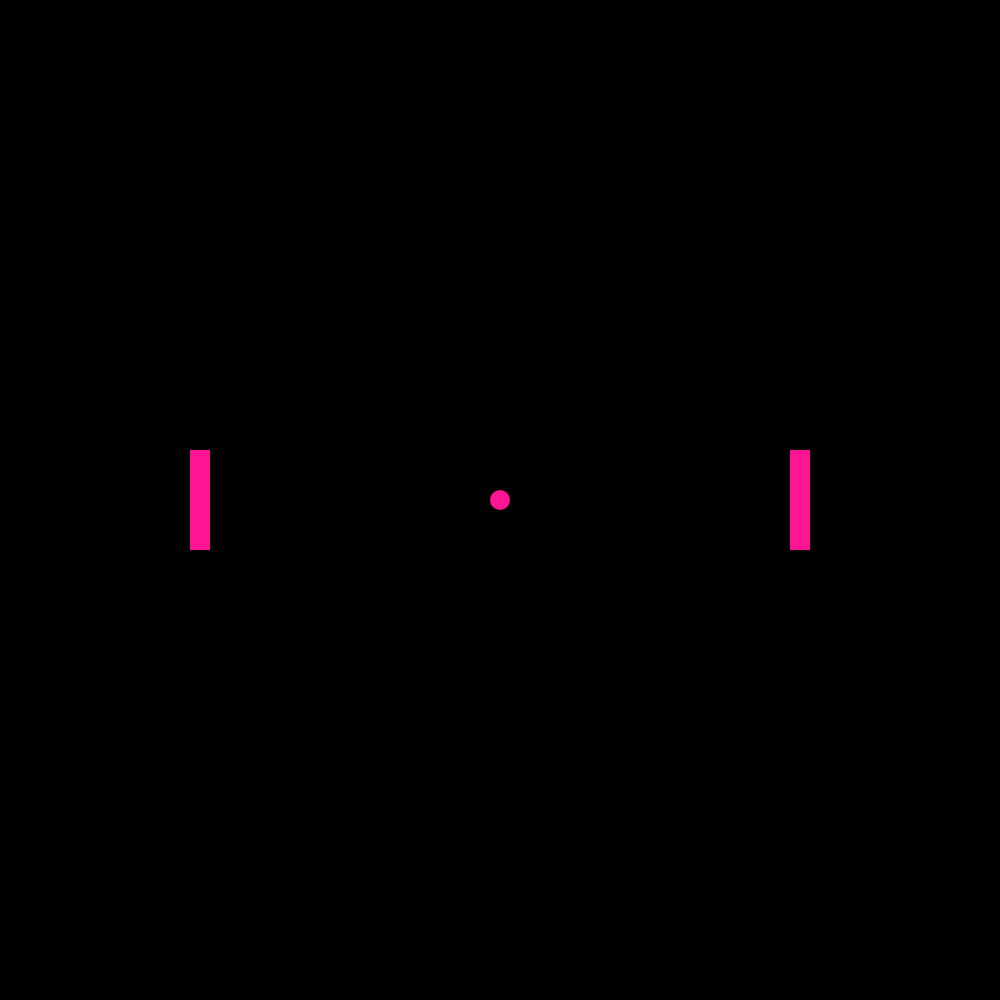
Frame 1 (no input)
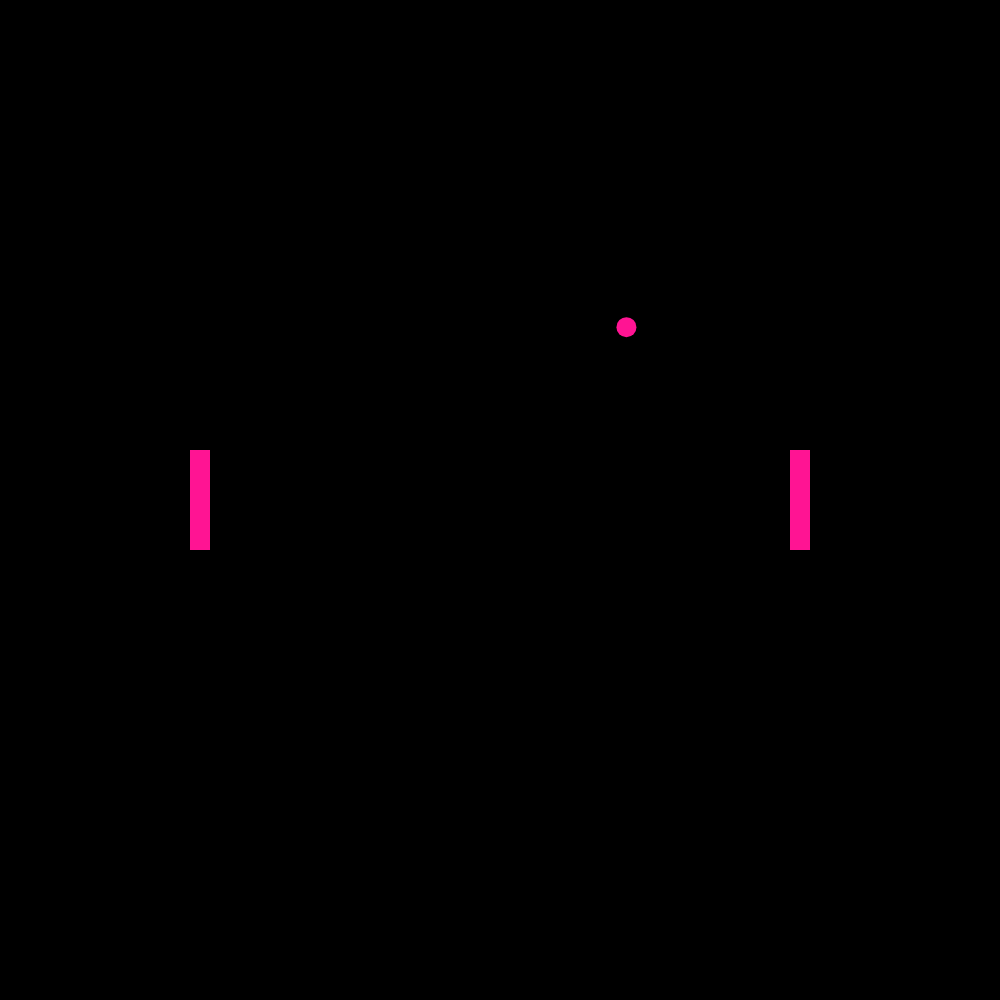
Frame 60 (no input)
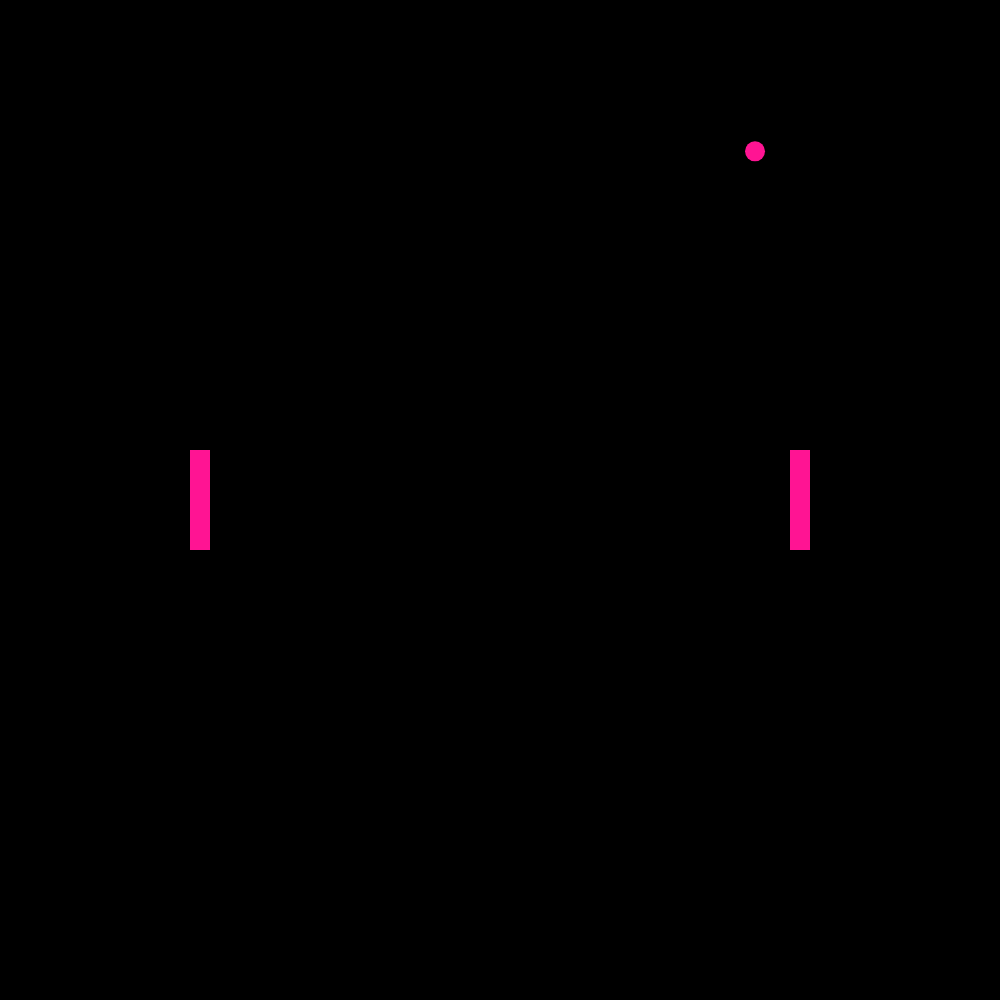
Frame 120 (the mouse pressed at the canvas centre since frame 60)

The p5.js sketch that drew these frames (run headless with seeded random() and noise() and a simulated clock; from frame 60 on, the mouse is pressed at the canvas centre):

// p5.js sketch
// ── sketch.js
let bx, by, bWidth, bHeight;
let ballSpeedX, ballSpeedY, ballVelocityX, ballVelocityY;
let player1, player2;

function setup() {
    createCanvas(1000, 1000);
    background(0);
    rectMode(CENTER);
    bx = width / 2;
    by = height / 2;
    bHeight = 20;
    bWidth = 20;
    ballSpeedX = 5;
    ballSpeedY = 5;
    ballVelocityX = random(-ballSpeedX,ballSpeedX);
    ballVelocityY = random(-ballSpeedY,ballSpeedY);

    player1 = new Paddle(width * 0.2, height / 2, 87, 83); 
    player2 = new Paddle(width * 0.8, height / 2, 73, 75); // ChatGPT taught me about keycodes lol
}

function draw() {
    background(0);
    fill(color(255, 20, 147));
    noStroke();
    ellipse(bx, by, bWidth, bHeight);

    fill(color(255, 20, 147));
    player1.display();
    player1.keyControl();

    fill(color(255, 20, 147));
    player2.display();
    player2.keyControl();

    bx += ballVelocityX;
    by += ballVelocityY;


    if (bx< player1.localLx + player1.widthP / 2 && by > player1.localLy - player1.heightP / 2 && by < player1.localLy + player1.heightP / 2) {
        if (bx<= player1.localLx + player1.widthP / 2 && bx>= player1.localLx) {
            ballVelocityX *= -1;
        }
    }

    if (bx> player2.localLx - player2.widthP / 2 && by > player2.localLy - player2.heightP / 2 && by < player2.localLy + player2.heightP / 2) {
        if (bx>= player2.localLx - player2.widthP / 2 && bx<= player2.localLx) {
            ballVelocityX *= -1;
        }
    }

    if (bx < 0 || bx > width) {

        //back to the middle
        bx = width / 2;
        by = height / 2;

        //different vector every time
        ballVelocityX = random(-ballSpeedX,ballSpeedX);
        ballVelocityY = random(-ballSpeedY,ballSpeedY);
    }
}

class Paddle {
    constructor(lx, ly, upKey, downKey) {
        this.widthP = 20;
        this.heightP = 100;
        this.speedP = 10;
        this.localLx = lx;
        this.localLy = ly;
        this.localUpKey = upKey;
        this.localDownKey = downKey;
    }

    display() {
        rect(this.localLx, this.localLy, this.widthP, this.heightP);
    }

    // I was trying this with a switch statment and it didn't work. ChatGPT introduced me to keyIsDown(), but I wrote this method myself
    keyControl() {
        if (keyIsDown(this.localUpKey)) {
            this.localLy -= this.speedP;
        }
        if (keyIsDown(this.localDownKey)) {
            this.localLy += this.speedP;
        }
    }
}
// ── pong.html
<!DOCTYPE html>
<html lang="en">
<head>
    <meta charset="UTF-8">
    <script language="javascript" type="text/javascript" src="../lib/p5.min.js"></script>
    <script language="javascript" type="text/javascript" src="sketch.js"></script>
    <meta http-equiv="X-UA-Compatible" content="IE=edge">
    <meta name="viewport" content="width=device-width, initial-scale=1.0">
    <title>:)</title>
    <link rel="stylesheet" href="../styles/simple-grid.css">
    <link rel="stylesheet" href="../styles/main.css">
    <link rel="icon" type="image/png" href="../images/portfolio_favicon.png">
</head>
<body>
<nav class="main-menu">
    <p class="name">jenna rich</p>
    <ul>
        <li><a href="../index.html">home</a></li>
        <li><a href="#">art 74</a>
            <ul>
                <li><a href="../project1.html">glitch art</a></li>
                <li><a href="../project2.html">pattern design</a></li>
                <li><a href="../project3.html">postcard project</a></li>
                <li><a href="../project4.html">photoshop collage</a></li>
                <li><a href="../project5.html">create a new species</a></li>
                <li><a href="../project6.html">design an alphabet</a></li>
                <li><a href="../project7.html">chatgpt comic art</a></li>
                <li><a href="../project8.html">12 months of horror</a></li>
                <li><a href="../project9.html">the golden record</a></li>
            </ul>
        </li>
        <li><a href="#">art 75</a>
            <ul>
                <li><a href="../75project1.html">seeing through the lens</a></li>
                <li><a href="../75project2.html">going somewhere</a></li>
                <li><a href="../75project3.html">sorry, i couldn't go out and film for this project</a></li>
                <li><a href="../75project4.html">realizations</a></li>
            </ul>
        </li>
        <li><a href="#">other work</a>
            <ul>
                <li><a href="pong.html">p5ong</a></li>
            </ul>
        </li>

        <li><a href="../contact.html">contact</a></li>
    
        </ul>
        </nav>

        <h3 class="project-title">P5ong</h3>
                <p class="project_tools">p5.js</p>
                <p class="project_tools">ChatGPT</p>
                <p class="project-desc">Just something I made for fun, enjoy! I'm new to p5 and coding in general, so this is a very rough first attempt, but everyone has to start somewhere! player 1 (right) uses the W and S keys, player 2 (left) uses the I and K keys. <a href="sketch.js"> see the code</a></p>
